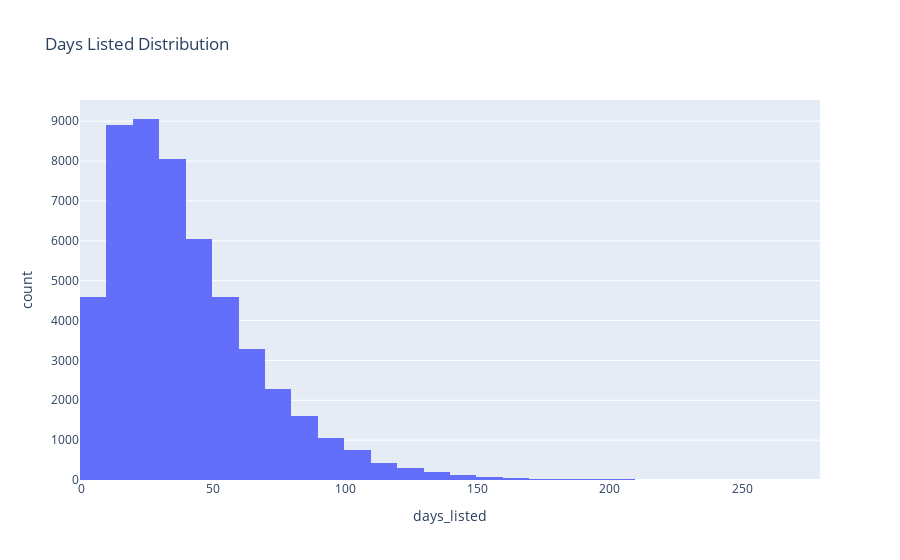

Here is the notebook cell this chart was saved with:
### Code cell
fig = px.histogram(df, x='days_listed', nbins=30, title='Days Listed Distribution')
fig.show()

### Figure 1 — Plotly figure (JSON) as saved in the notebook; plotly's stock layout.template omitted (floating-point values rounded to 4 significant figures; data arrays with more than 128 entries replaced by an {"elided": "..."} marker saying what was removed)
{"data": [{"bingroup": "x", "hovertemplate": "days_listed=%{x}<br>count=%{y}<extra></extra>", "legendgroup": "", "marker": {"color": "#636efa", "pattern": {"shape": ""}}, "name": "", "nbinsx": 30, "orientation": "v", "showlegend": false, "type": "histogram", "x": {"elided": "51525 int values"}, "xaxis": "x", "yaxis": "y"}], "layout": {"barmode": "relative", "legend": {"tracegroupgap": 0}, "title": {"text": "Days Listed Distribution"}, "xaxis": {"anchor": "y", "domain": [0, 1], "title": {"text": "days_listed"}}, "yaxis": {"anchor": "x", "domain": [0, 1], "title": {"text": "count"}}}}
